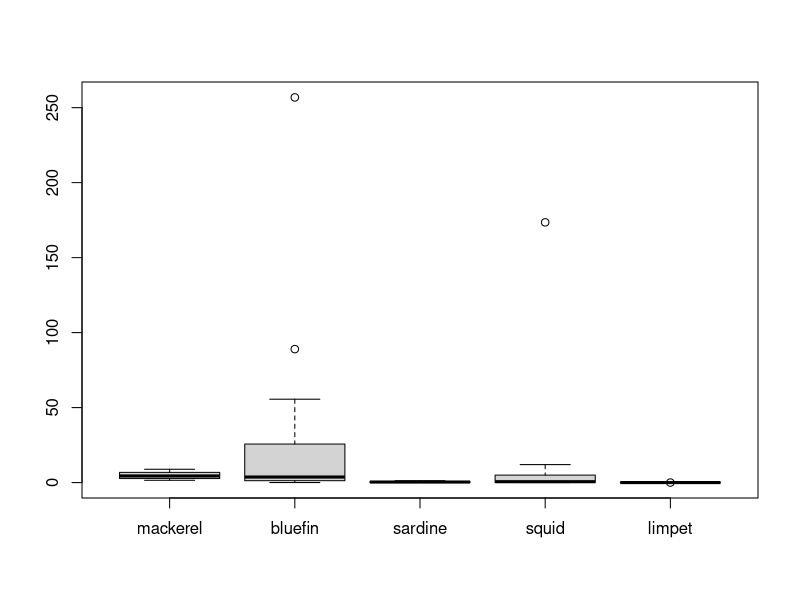
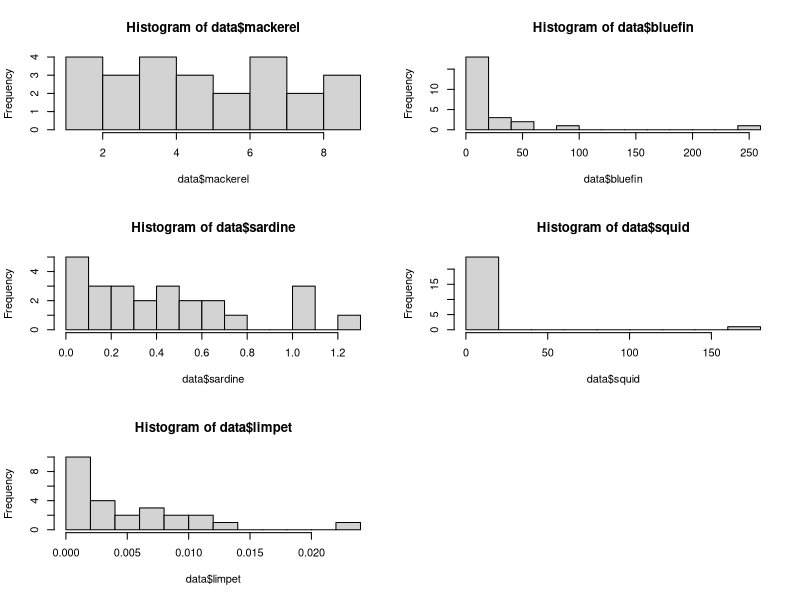
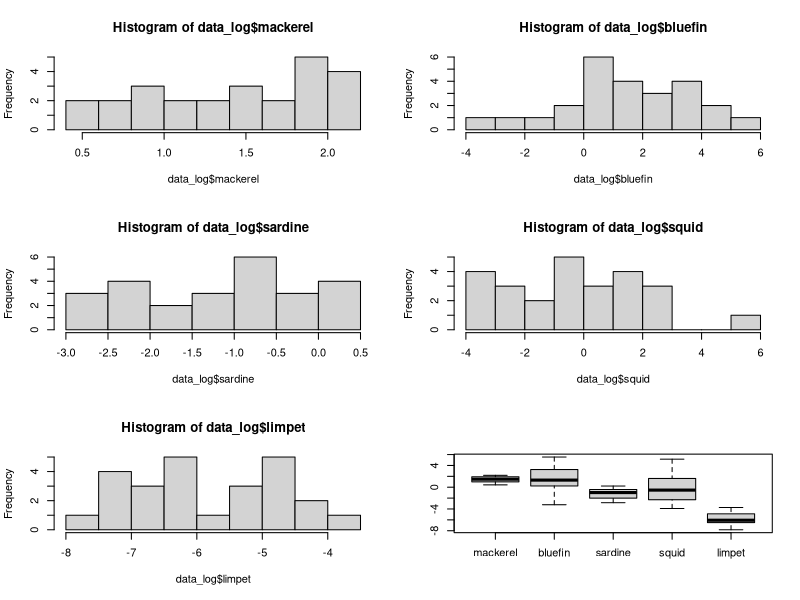
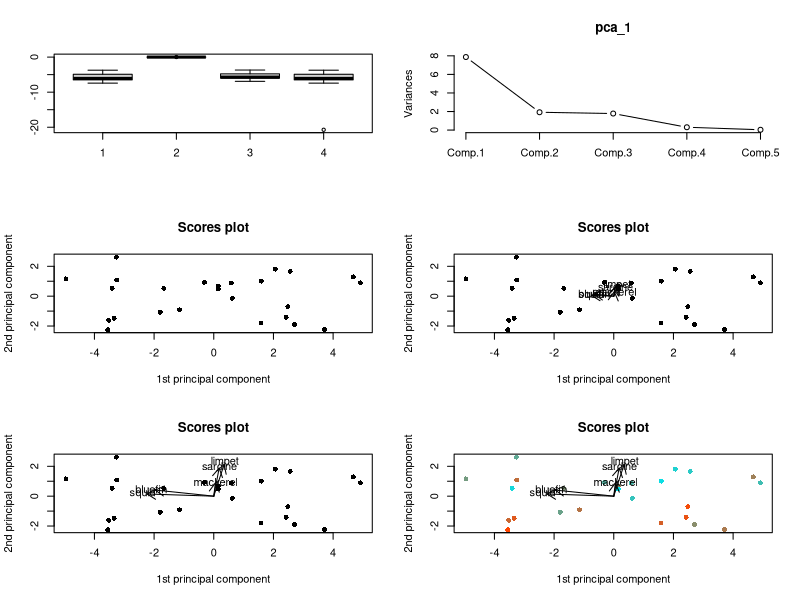
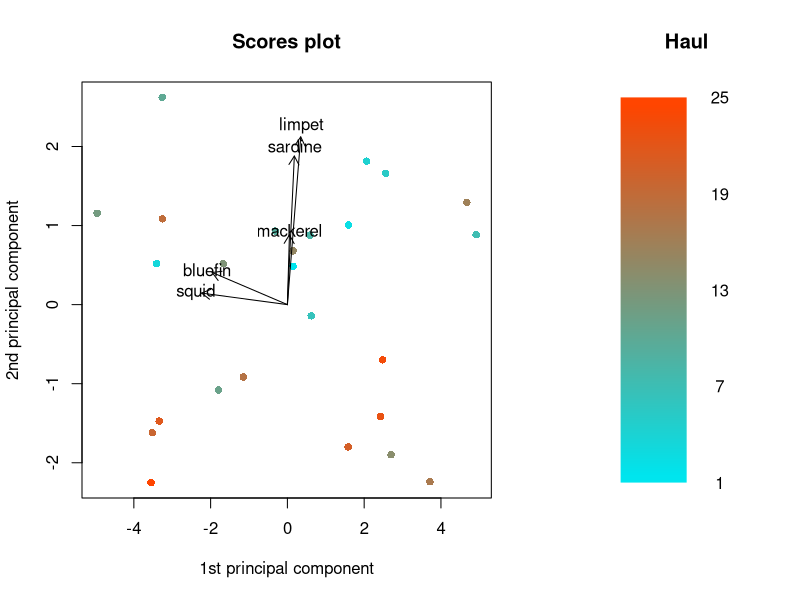
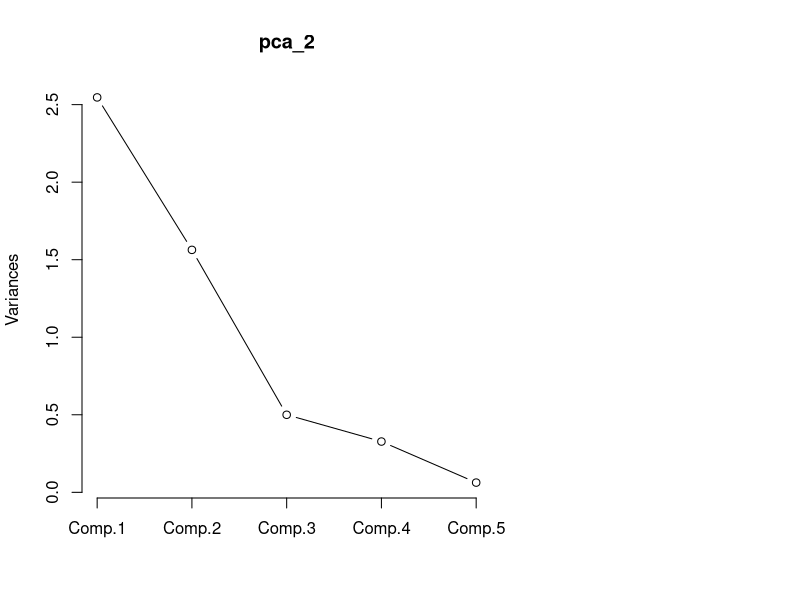
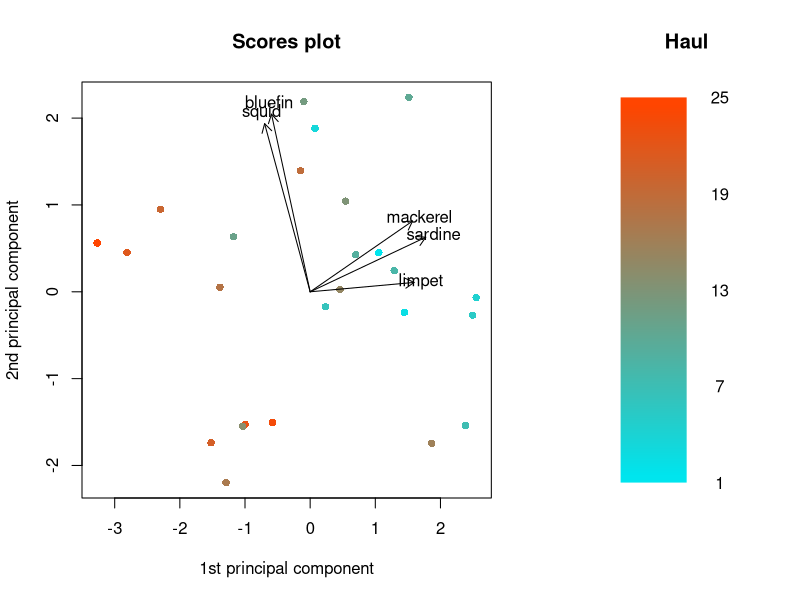
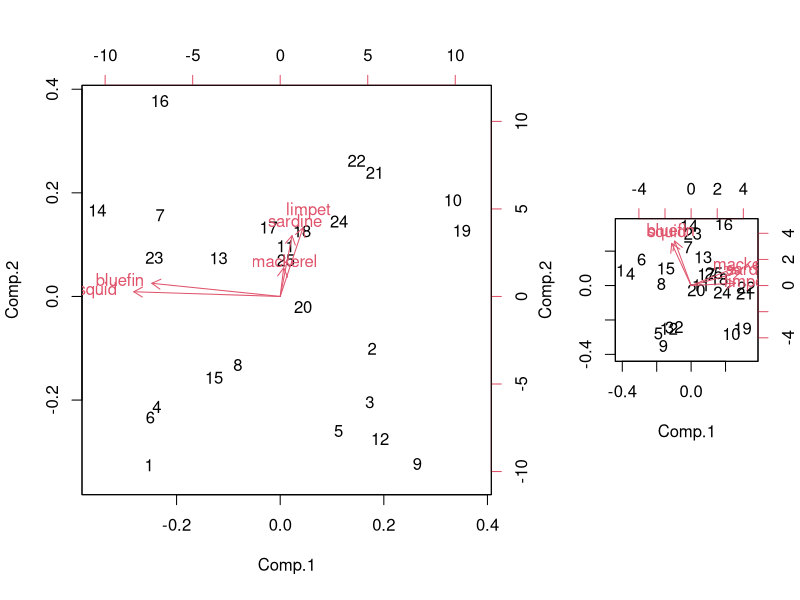

The R script that drew these images, in order:
## ---- chunk 1
# Load in data
data = read.csv('fishcatch.csv')

# View data structure
head(data)
dim(data)
## ---- chunk 2
# Generate boxplots
boxplot(data[,-1]) # Exclude haul

# look at data distribution
par(mfrow = c(3,2)) # 1 column 5 row grid plot
hist(data$mackerel, breaks = 10)
hist(data$bluefin, breaks = 10)
hist(data$sardine, breaks = 10)
hist(data$squid, breaks = 10)
hist(data$limpet, breaks = 10)
## ---- chunk 3
# Create a new data object so we can log the data
data_log = data

# Log data
data_log[,-1] = log(data_log[,-1]) # Remember to exclude haul
## ---- chunk 4
# Generate histograms
par(mfrow = c(3,2)) # 1 column 5 row grid plot
hist(data_log$mackerel, breaks = 10)
hist(data_log$bluefin, breaks = 10)
hist(data_log$sardine, breaks = 10)
hist(data_log$squid, breaks = 10)
hist(data_log$limpet, breaks = 10)
## ---- chunk 5
# Generate histograms
shapiro.test(data_log$mackerel)
shapiro.test(data_log$bluefin)
shapiro.test(data_log$sardine)
shapiro.test(data_log$squid)
shapiro.test(data_log$limpet)
## ---- chunk 6
# Generate boxplots
boxplot(data_log[,-1])
## ---- chunk 7
# Generate test data
data_test = data; data_test[1,6] = 0 # Change the first limpet value to 0

# Try to log the data
data_test[1,] # Print first row
log(data_test[,-1])[1,] # Print logs of the first row

## ---- chunk 8
# Test variance effects of different increments
var(log(data_test$limpet)[-1])
var(log(data_test$limpet + 1))
var(log(data_test$limpet + 0.001))
var(log(data_test$limpet + 0.000000001))

# Test boxplots of different increments
boxplot(log(data_test$limpet),
        log(data_test$limpet + 1),
        log(data_test$limpet + 0.001),
        log(data_test$limpet + 0.000000001))

## ---- chunk 9
# Run PCA - Covariance
pca_1 = princomp(data_log[,-1]) # We don't want haul in our PCA!
summary(pca_1)
## ---- chunk 10
# Generate scree plot
plot(pca_1, type = 'l') # Scree is built into the plot for PCA
## ---- chunk 11
# Print loadings
print(loadings(pca_1),cutoff=0.00) #all loadings!
## ---- chunk 12
# Print PCA scores
head(pca_1$scores)
## ---- chunk 13
# Plot scores - components 1 and 2
plot(pca_1$scores[,1], # Scores on component 1
     pca_1$scores[,2], # Scores on component 3
     pch=16, # Point 16 (colored circle)
     xlab="1st principal component",ylab="2nd principal component",main="Scores plot") # Axis and plot labels
## ---- chunk 14
# Plot scores - components 1 and 2
plot(pca_1$scores[,1], # Scores on component 1
     pca_1$scores[,2], # Scores on component 3
     pch=16, # Point 16 (colored circle)
     xlab="1st principal component",ylab="2nd principal component",main="Scores plot") # Axis and plot labels

# Add loadings to plot
arrows(0,0, # Draw arrows from zero
       pca_1$loadings[,1], # Draw to PC1 loading in X
       pca_1$loadings[,2], # Draw to PC2 loading in Y
       col="black", length = 0.1) # Arrow color and arrowhead length
text(pca_1$loadings[,1],pca_1$loadings[,2],names(data_log[,-1]),cex=1.0 ,col="black") # Add text labels for each variable

## ---- chunk 15
# Plot scores - components 1 and 2
plot(pca_1$scores[,1], # Scores on component 1
     pca_1$scores[,2], # Scores on component 3
     pch=16, # Point 16 (colored circle)
     xlab="1st principal component",ylab="2nd principal component",main="Scores plot") # Axis and plot labels

# Add loadings to plot
sf = 3 # Scaling factor
sft = 3.2 # Scaling factor for text
arrows(0,0, # Draw arrows from zero
       pca_1$loadings[,1]*sf, # Draw to PC1 * scaling factor loading in X
       pca_1$loadings[,2]*sf, # Draw to PC2 * scaling factor loading in Y
       col="black", length = 0.1) # Arrow color and arrowhead length
text(pca_1$loadings[,1]*sft,pca_1$loadings[,2]*sft, names(data_log[,-1]), cex=1.0, col="black") # Add text labels for each variable
## ---- chunk 16
# Create a color palette
colfunc = colorRampPalette(c('orangered1', 'turquoise2'))

# Plot scores - components 1 and 2
plot(pca_1$scores[,1], # Scores on component 1
     pca_1$scores[,2], # Scores on component 3
     pch=16, # Point 16 (colored circle)
     col = colfunc(nrow(pca_1$scores)), # Color points by haul using our color palette
     xlab="1st principal component",ylab="2nd principal component",main="Scores plot") # Axis and plot labels

# Add loadings to plot
sf = 3 # Scaling factor
sft = 3.2 # Scaling factor for text
arrows(0,0, # Draw arrows from zero
       pca_1$loadings[,1]*sf, # Draw to PC1 * scaling factor loading in X
       pca_1$loadings[,2]*sf, # Draw to PC2 * scaling factor loading in Y
       col="black", length = 0.1) # Arrow color and arrowhead length
text(pca_1$loadings[,1]*sft,pca_1$loadings[,2]*sft, names(data_log[,-1]), cex=1.0, col="black") # Add text labels for each variable
## ---- chunk 17
# Set plot layout
layout(matrix(1:2,ncol=2), # 1 row, 2 columns
       width = c(2,1), # Width
       height = c(1,1)) # Height

# Create a color palette
colfunc = colorRampPalette(c('orangered1', 'turquoise2'))

# Plot scores - components 1 and 2
plot(pca_1$scores[,1], # Scores on component 1
     pca_1$scores[,2], # Scores on component 3
     pch=16, # Point 16 (colored circle)
     col = colfunc(nrow(pca_1$scores)), # Color points by haul using our color palette
     xlab="1st principal component",ylab="2nd principal component",main="Scores plot") # Axis and plot labels

# Add loadings to plot
sf = 3 # Scaling factor
sft = 3.2 # Scaling factor for text
arrows(0,0, # Draw arrows from zero
       pca_1$loadings[,1]*sf, # Draw to PC1 * scaling factor loading in X
       pca_1$loadings[,2]*sf, # Draw to PC2 * scaling factor loading in Y
       col="black", length = 0.1) # Arrow color and arrowhead length
text(pca_1$loadings[,1]*sft,pca_1$loadings[,2]*sft, names(data_log[,-1]), cex=1.0, col="black") # Add text labels for each variable

# Generate legend
legend_image <- as.raster(matrix(colfunc(nrow(pca_1$scores)), ncol=1))
plot(c(0,2),c(0,1),type = 'n', axes = F,xlab = '', ylab = '', main = 'Haul')
text(x=1.5, y =seq(0,1,l=5), labels = seq(1,25,l=5))
rasterImage(legend_image, 0, 0, 1,1)
## ---- chunk 18
# Run PCA - Correlation
pca_2 = princomp(data_log[,-1], cor = T)
summary(pca_2)

# In case you don't believe me, heres the covariance matrix if we pre-standardize the data
pca_test = princomp(scale(data_log[-1]))
summary(pca_test)
## ---- chunk 19
# Generate scree plot
plot(pca_2, type = 'l') # Scree is built into the plot for PCA

# Print loadings
print(loadings(pca_2),cutoff=0.00) #all loadings!

# Set plot layout
layout(matrix(1:2,ncol=2), # 1 row, 2 columns
       width = c(2,1), # Width
       height = c(1,1)) # Height

# Create a color palette
colfunc = colorRampPalette(c('orangered1', 'turquoise2'))

# Plot scores - components 1 and 2
plot(pca_2$scores[,1], # Scores on component 1
     pca_2$scores[,2], # Scores on component 3
     pch=16, # Point 16 (colored circle)
     col = colfunc(nrow(pca_2$scores)), # Color points by haul using our color palette
     xlab="1st principal component",ylab="2nd principal component",main="Scores plot") # Axis and plot labels

# Add loadings to plot
sf = 3 # Scaling factor
sft = 3.2 # Scaling factor for text
arrows(0,0, # Draw arrows from zero
       pca_2$loadings[,1]*sf, # Draw to PC1 * scaling factor loading in X
       pca_2$loadings[,2]*sf, # Draw to PC2 * scaling factor loading in Y
       col="black", length = 0.1) # Arrow color and arrowhead length
text(pca_2$loadings[,1]*sft,pca_2$loadings[,2]*sft, names(data_log[,-1]), cex=1.0, col="black") # Add text labels for each variable

# Generate legend
legend_image <- as.raster(matrix(colfunc(nrow(pca_2$scores)), ncol=1))
plot(c(0,2),c(0,1),type = 'n', axes = F,xlab = '', ylab = '', main = 'Haul')
text(x=1.5, y =seq(0,1,l=5), labels = seq(1,25,l=5))
rasterImage(legend_image, 0, 0, 1,1)
## ---- chunk 20
# Exploring biplot
biplot(pca_1) # Covariance
biplot(pca_2) # Correlation
## ---- chunk 21
library(ggplot2)

# ggplot version - Covariance

# turn PCA scores into data frame
pca_1_plot = data.frame(Haul = data_log$Haul, pca_1$scores) 

# Turn PCA loadings into data frame (This gets a little complicated)
pca_1_loadings = as.data.frame(matrix(as.numeric(pca_1$loadings), 
                                      dim(pca_1$loadings)[1], dim(pca_1$loadings)[2]))
colnames(pca_1_loadings) = colnames(pca_1_plot)[-1]

# Plot
ggplot(pca_1_plot, aes(x = Comp.1, y = Comp.2, color = Haul)) +
  
  # Scores
  geom_point() + scale_colour_distiller(palette = 15) + 
  
  # Loadings
  geom_segment(data = pca_1_loadings, aes(x = 0, y = 0,xend = Comp.1 , yend = Comp.2), 
    arrow = arrow(length = unit(0.3, "cm"), type = "open", angle = 25), 
    size = 1, color = "darkblue") + 
  
  # Labels
  geom_text(data = pca_1_loadings, color = 'darkblue', nudge_x = 0.2, nudge_y = 0.2, # Labels
                aes(x = Comp.1, y = Comp.2, label = colnames(data_log)[-1]))


##########################################################################################


# ggplot version - Correlation

# turn PCA scores into data frame
pca_2_plot = data.frame(Haul = data_log$Haul, pca_2$scores) 

# Turn PCA loadings into data frame
pca_2_loadings = as.data.frame(matrix(as.numeric(pca_2$loadings), 
                                      dim(pca_2$loadings)[1], dim(pca_2$loadings)[2]))
colnames(pca_2_loadings) = colnames(pca_2_plot)[-1]

# Plot
ggplot(pca_2_plot, aes(x = Comp.1, y = Comp.2, color = Haul)) +
  
  # Scores
  geom_point() + scale_colour_distiller(palette = 15) + 
  
  # Loadings
  geom_segment(data = pca_2_loadings, aes(x = 0, y = 0,xend = Comp.1 , yend = Comp.2), 
               arrow = arrow(length = unit(0.3, "cm"), type = "open", angle = 25), 
               size = 1, color = "darkblue") + 
  
  # Labels
  geom_text(data = pca_2_loadings, color = 'darkblue', nudge_x = 0.2, nudge_y = 0.2, # Labels
            aes(x = Comp.1, y = Comp.2, label = colnames(data_log)[-1]))
## ---- chunk 22
# ggplot v2
library(ggfortify)

# Run PCA - Covariance
pca_1a = prcomp(data_log[,-1])

# Run autoplot
autoplot(pca_1a, data = data_log, color = 'Hauls', loadings = T, loadings.label = T)

##########################################################################################

# Run PCA - Correlation
pca_2a = prcomp(data_log[,-1], scale = T)

# Run autoplot
autoplot(pca_2a, data = data_log, color = 'Hauls', loadings = T, loadings.label = T)
## ---- chunk 23
# Scaling factors
sf = 2.5
sft = 2.8

# Varimax rotation - Covariance
v1 = varimax(pca_1$loadings[,1:2])
v1_scores = pca_1$scores[,1:2]%*%v1$rotmat

# Plot scores - components 1 and 2
plot(v1_scores[,1],v1_scores[,2],pch=15, col = colfunc(nrow(v1_scores)),
     xlab="1st varimax component",ylab="2nd varimax component",main="varimax scores plot")

# Add loadings
arrows(0,0,v1$loadings[,1]*sf,v1$loadings[,2]*sf,col="black")
text(v1$loadings[,1]*sft,v1$loadings[,2]*sft,names(data_log[,-1]),asp=1,cex=1.0 ,col="black")

##########################################################################################

# Varimax rotation - Correlation
v2 = varimax(pca_2$loadings[,1:2])
v2_scores = pca_2$scores[,1:2]%*%v2$rotmat

# Plot scores - components 1 and 2
plot(v2_scores[,1],v2_scores[,2],pch=15, col = colfunc(nrow(v2_scores)),
     xlab="1st varimax component",ylab="2nd varimax component",main="varimax scores plot")

# Add loadings
arrows(0,0,v2$loadings[,1]*sf,v2$loadings[,2]*sf,col="black")
text(v2$loadings[,1]*sft,v2$loadings[,2]*sft,names(data_log[,-1]),asp=1,cex=1.0 ,col="black")
